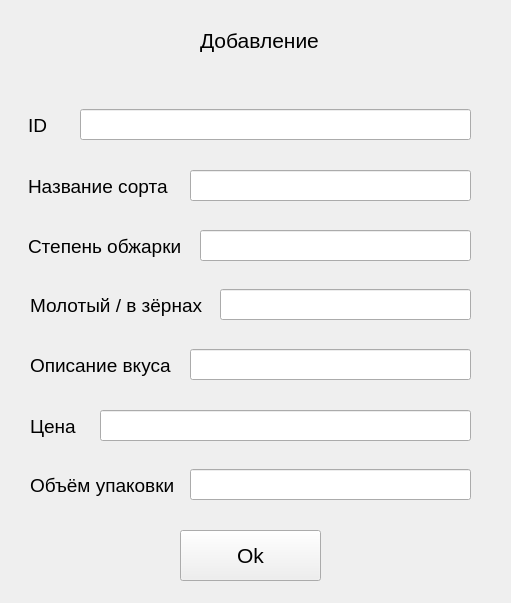
<?xml version="1.0" encoding="UTF-8"?>
<ui version="4.0">
 <class>Form</class>
 <widget class="QWidget" name="Form">
  <property name="geometry">
   <rect>
    <x>0</x>
    <y>0</y>
    <width>511</width>
    <height>603</height>
   </rect>
  </property>
  <property name="windowTitle">
   <string>Form</string>
  </property>
  <widget class="QLabel" name="label">
   <property name="geometry">
    <rect>
     <x>200</x>
     <y>10</y>
     <width>131</width>
     <height>61</height>
    </rect>
   </property>
   <property name="font">
    <font>
     <pointsize>16</pointsize>
    </font>
   </property>
   <property name="text">
    <string>Добавление</string>
   </property>
  </widget>
  <widget class="QLabel" name="label_2">
   <property name="geometry">
    <rect>
     <x>28</x>
     <y>110</y>
     <width>61</width>
     <height>31</height>
    </rect>
   </property>
   <property name="font">
    <font>
     <pointsize>14</pointsize>
    </font>
   </property>
   <property name="text">
    <string>ID</string>
   </property>
  </widget>
  <widget class="QPushButton" name="pushButton">
   <property name="geometry">
    <rect>
     <x>180</x>
     <y>530</y>
     <width>141</width>
     <height>51</height>
    </rect>
   </property>
   <property name="font">
    <font>
     <pointsize>16</pointsize>
    </font>
   </property>
   <property name="text">
    <string>Ok</string>
   </property>
  </widget>
  <widget class="QLineEdit" name="lineEdit">
   <property name="geometry">
    <rect>
     <x>80</x>
     <y>109</y>
     <width>391</width>
     <height>31</height>
    </rect>
   </property>
  </widget>
  <widget class="QLabel" name="label_3">
   <property name="geometry">
    <rect>
     <x>28</x>
     <y>171</y>
     <width>151</width>
     <height>31</height>
    </rect>
   </property>
   <property name="font">
    <font>
     <pointsize>14</pointsize>
    </font>
   </property>
   <property name="text">
    <string>Название сорта</string>
   </property>
  </widget>
  <widget class="QLineEdit" name="lineEdit_2">
   <property name="geometry">
    <rect>
     <x>190</x>
     <y>170</y>
     <width>281</width>
     <height>31</height>
    </rect>
   </property>
  </widget>
  <widget class="QLabel" name="label_4">
   <property name="geometry">
    <rect>
     <x>28</x>
     <y>231</y>
     <width>161</width>
     <height>31</height>
    </rect>
   </property>
   <property name="font">
    <font>
     <pointsize>14</pointsize>
    </font>
   </property>
   <property name="text">
    <string>Степень обжарки</string>
   </property>
  </widget>
  <widget class="QLineEdit" name="lineEdit_3">
   <property name="geometry">
    <rect>
     <x>200</x>
     <y>230</y>
     <width>271</width>
     <height>31</height>
    </rect>
   </property>
  </widget>
  <widget class="QLineEdit" name="lineEdit_4">
   <property name="geometry">
    <rect>
     <x>220</x>
     <y>289</y>
     <width>251</width>
     <height>31</height>
    </rect>
   </property>
   <property name="text">
    <string/>
   </property>
  </widget>
  <widget class="QLabel" name="label_5">
   <property name="geometry">
    <rect>
     <x>30</x>
     <y>290</y>
     <width>181</width>
     <height>31</height>
    </rect>
   </property>
   <property name="font">
    <font>
     <pointsize>14</pointsize>
    </font>
   </property>
   <property name="text">
    <string>Молотый / в зёрнах</string>
   </property>
  </widget>
  <widget class="QLineEdit" name="lineEdit_5">
   <property name="geometry">
    <rect>
     <x>190</x>
     <y>349</y>
     <width>281</width>
     <height>31</height>
    </rect>
   </property>
   <property name="text">
    <string/>
   </property>
  </widget>
  <widget class="QLabel" name="label_6">
   <property name="geometry">
    <rect>
     <x>30</x>
     <y>350</y>
     <width>181</width>
     <height>31</height>
    </rect>
   </property>
   <property name="font">
    <font>
     <pointsize>14</pointsize>
    </font>
   </property>
   <property name="text">
    <string>Описание вкуса</string>
   </property>
  </widget>
  <widget class="QLabel" name="label_7">
   <property name="geometry">
    <rect>
     <x>30</x>
     <y>411</y>
     <width>181</width>
     <height>31</height>
    </rect>
   </property>
   <property name="font">
    <font>
     <pointsize>14</pointsize>
    </font>
   </property>
   <property name="text">
    <string>Цена</string>
   </property>
  </widget>
  <widget class="QLineEdit" name="lineEdit_6">
   <property name="geometry">
    <rect>
     <x>100</x>
     <y>410</y>
     <width>371</width>
     <height>31</height>
    </rect>
   </property>
   <property name="text">
    <string/>
   </property>
  </widget>
  <widget class="QLineEdit" name="lineEdit_7">
   <property name="geometry">
    <rect>
     <x>190</x>
     <y>469</y>
     <width>281</width>
     <height>31</height>
    </rect>
   </property>
   <property name="text">
    <string/>
   </property>
  </widget>
  <widget class="QLabel" name="label_8">
   <property name="geometry">
    <rect>
     <x>30</x>
     <y>470</y>
     <width>181</width>
     <height>31</height>
    </rect>
   </property>
   <property name="font">
    <font>
     <pointsize>14</pointsize>
    </font>
   </property>
   <property name="text">
    <string>Объём упаковки</string>
   </property>
  </widget>
 </widget>
 <resources/>
 <connections/>
</ui>
